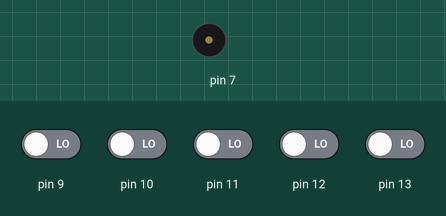
Recording of a sketch running on a simulated Arduino Uno, built with avr-gcc and run on an emulated ATmega328P. On the bench: buzzer (waves = sounding). Inputs (shaded band) come from the test bench; at power-on: pin 9–13 LOW.

Above: at 1.2 s.
1.3 s: pin 9 driven HIGH
At 2.0 s:
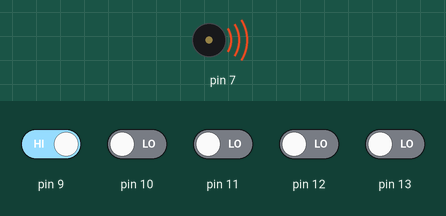
Timing chart, 0 to 4.3 s (numbered marks = the images above; inputs shaded):
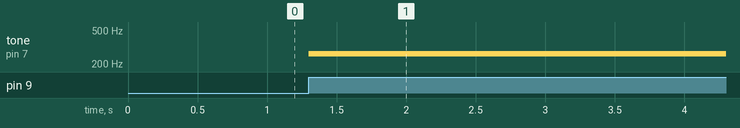

Measured:
- after the input at 1.3 s, tone on pin 7: silent → 262 Hz at once

The sketch:

buzzer_goldenbell1.ino
```cpp
#define C 262 // 도
#define D 294 // 레
#define E 330 // 미
#define F 349 // 파
#define G 392 // 솔
#define A 440 // 라
#define B 494 // 시
int buzzer =  7;
void setup() {
pinMode(7, OUTPUT);
pinMode(9, INPUT);
pinMode(10, INPUT);
pinMode(11, INPUT);
pinMode(12, INPUT);
pinMode(13, INPUT);

}

void loop() {
 if (digitalRead(9) == HIGH) {
tone (7, 262 ,100);      }
else if (digitalRead(10) == HIGH) {
tone (7, 294 ,100);}
else if (digitalRead(11) == HIGH) {
tone (7, 330 ,100);}
else if (digitalRead(12) == HIGH) {
tone (7, 349 ,100);}
else if (digitalRead(13) == HIGH) {
tone (7, 392 ,100);}
else{
noTone(3);
}
}
```
